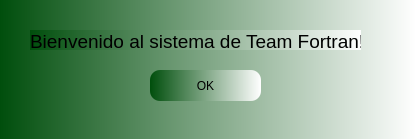
<?xml version="1.0" encoding="UTF-8"?>
<ui version="4.0">
 <class>Bienvenido</class>
 <widget class="QDialog" name="Bienvenido">
  <property name="geometry">
   <rect>
    <x>0</x>
    <y>0</y>
    <width>416</width>
    <height>139</height>
   </rect>
  </property>
  <property name="minimumSize">
   <size>
    <width>416</width>
    <height>0</height>
   </size>
  </property>
  <property name="windowTitle">
   <string>Dialog</string>
  </property>
  <property name="toolTip">
   <string>&lt;html&gt;&lt;head/&gt;&lt;body&gt;&lt;p&gt;&lt;br/&gt;&lt;/p&gt;&lt;/body&gt;&lt;/html&gt;</string>
  </property>
  <property name="whatsThis">
   <string>&lt;html&gt;&lt;head/&gt;&lt;body&gt;&lt;p&gt;Bienvenido/a&lt;/p&gt;&lt;/body&gt;&lt;/html&gt;</string>
  </property>
  <property name="styleSheet">
   <string notr="true">background-color: qlineargradient(spread:reflect, x1:0, y1:0, x2:1, y2:0, stop:0 rgba(0, 78, 12, 255), stop:1 rgba(255, 255, 255, 255));</string>
  </property>
  <widget class="QLabel" name="label">
   <property name="geometry">
    <rect>
     <x>30</x>
     <y>30</y>
     <width>331</width>
     <height>20</height>
    </rect>
   </property>
   <property name="text">
    <string>&lt;html&gt;&lt;head/&gt;&lt;body&gt;&lt;p align=&quot;center&quot;&gt;&lt;span style=&quot; font-size:14pt;&quot;&gt;Bienvenido al sistema de Team Fortran!&lt;/span&gt;&lt;/p&gt;&lt;/body&gt;&lt;/html&gt;</string>
   </property>
  </widget>
  <widget class="QPushButton" name="pushButton">
   <property name="geometry">
    <rect>
     <x>150</x>
     <y>70</y>
     <width>111</width>
     <height>31</height>
    </rect>
   </property>
   <property name="styleSheet">
    <string notr="true">border-radius:10px</string>
   </property>
   <property name="text">
    <string>OK</string>
   </property>
  </widget>
 </widget>
 <resources/>
 <connections/>
</ui>
